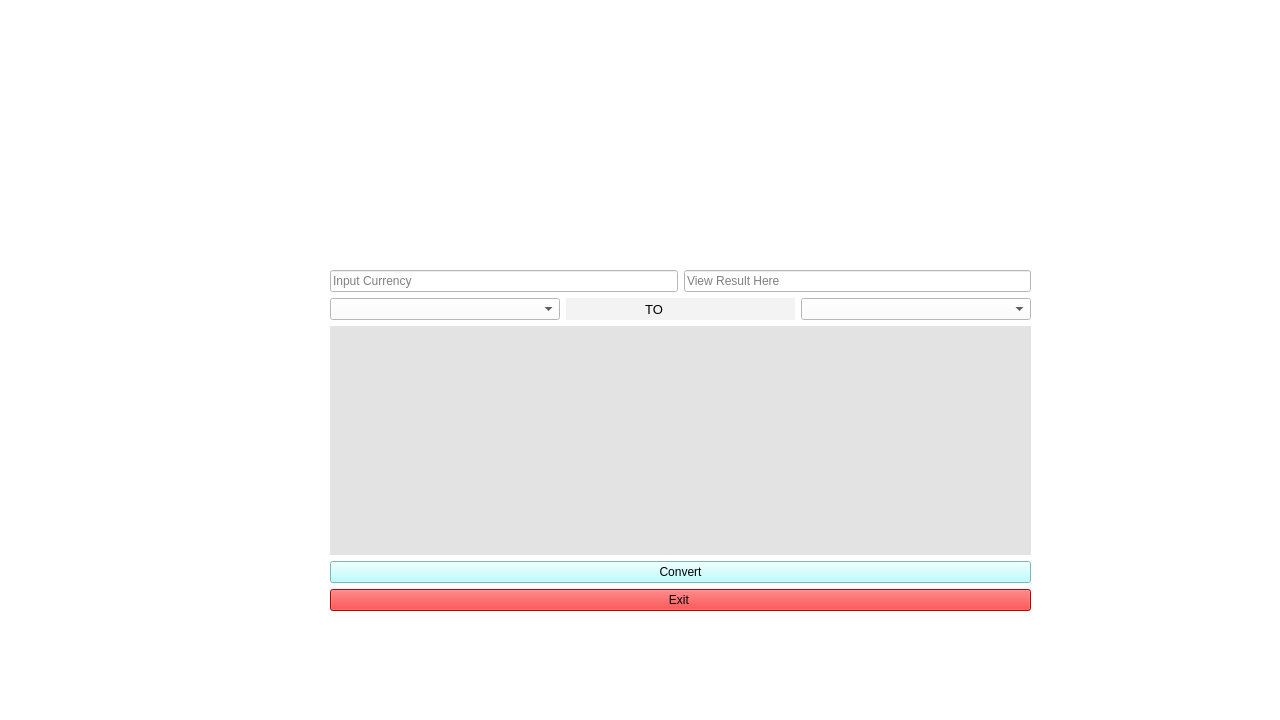
<?xml version="1.0" encoding="UTF-8"?>
<ui version="4.0">
 <class>MainWindow</class>
 <widget class="QMainWindow" name="MainWindow">
  <property name="geometry">
   <rect>
    <x>0</x>
    <y>0</y>
    <width>1280</width>
    <height>720</height>
   </rect>
  </property>
  <property name="windowTitle">
   <string>Currency Converter</string>
  </property>
  <property name="styleSheet">
   <string notr="true">background-color:#FFFFFF</string>
  </property>
  <widget class="QWidget" name="centralwidget">
   <widget class="QLabel" name="label">
    <property name="geometry">
     <rect>
      <x>100</x>
      <y>10</y>
      <width>401</width>
      <height>61</height>
     </rect>
    </property>
    <property name="styleSheet">
     <string notr="true">background-color: rgba(0,0,0,0%)</string>
    </property>
    <property name="text">
     <string>&lt;html&gt;&lt;head/&gt;&lt;body&gt;&lt;p align=&quot;center&quot;&gt;&lt;span style=&quot; font-size:26pt; font-weight:700; font-style:italic; color:#ffffff;&quot;&gt;K-Universal Exchnage&lt;/span&gt;&lt;/p&gt;&lt;/body&gt;&lt;/html&gt;</string>
    </property>
    <property name="textFormat">
     <enum>Qt::MarkdownText</enum>
    </property>
    <property name="scaledContents">
     <bool>true</bool>
    </property>
    <property name="wordWrap">
     <bool>true</bool>
    </property>
   </widget>
   <widget class="QLabel" name="label_5">
    <property name="geometry">
     <rect>
      <x>30</x>
      <y>230</y>
      <width>171</width>
      <height>20</height>
     </rect>
    </property>
    <property name="styleSheet">
     <string notr="true">background-color: rgba(0,0,0,0%)</string>
    </property>
    <property name="text">
     <string/>
    </property>
   </widget>
   <widget class="QLabel" name="label_6">
    <property name="geometry">
     <rect>
      <x>480</x>
      <y>80</y>
      <width>91</width>
      <height>21</height>
     </rect>
    </property>
    <property name="styleSheet">
     <string notr="true">background-color: rgba(0,0,0,0%)</string>
    </property>
    <property name="text">
     <string>&lt;html&gt;&lt;head/&gt;&lt;body&gt;&lt;p&gt;&lt;span style=&quot; font-size:11pt; font-style:italic; color:#ffffff;&quot;&gt;Currency Info&lt;/span&gt;&lt;/p&gt;&lt;/body&gt;&lt;/html&gt;</string>
    </property>
   </widget>
   <widget class="QLabel" name="label_7">
    <property name="geometry">
     <rect>
      <x>10</x>
      <y>0</y>
      <width>81</width>
      <height>71</height>
     </rect>
    </property>
    <property name="styleSheet">
     <string notr="true">background-color: rgba(0,0,0,0%)</string>
    </property>
    <property name="text">
     <string/>
    </property>
   </widget>
   <widget class="QWidget" name="">
    <property name="geometry">
     <rect>
      <x>330</x>
      <y>270</y>
      <width>701</width>
      <height>341</height>
     </rect>
    </property>
    <layout class="QVBoxLayout" name="verticalLayout_3">
     <item>
      <layout class="QVBoxLayout" name="verticalLayout_2">
       <item>
        <layout class="QHBoxLayout" name="horizontalLayout_2">
         <item>
          <widget class="QLineEdit" name="lineEdit_3">
           <property name="placeholderText">
            <string>Input Currency</string>
           </property>
          </widget>
         </item>
         <item>
          <widget class="QLineEdit" name="lineEdit_2">
           <property name="cursor">
            <cursorShape>ForbiddenCursor</cursorShape>
           </property>
           <property name="readOnly">
            <bool>true</bool>
           </property>
           <property name="placeholderText">
            <string>View Result Here</string>
           </property>
          </widget>
         </item>
        </layout>
       </item>
       <item>
        <layout class="QHBoxLayout" name="horizontalLayout_3">
         <item>
          <widget class="QComboBox" name="comboBox"/>
         </item>
         <item>
          <widget class="QLabel" name="label_2">
           <property name="font">
            <font>
             <pointsize>10</pointsize>
            </font>
           </property>
           <property name="styleSheet">
            <string notr="true">background-color: rgba(224,225,224,100);
text-align: center;</string>
           </property>
           <property name="text">
            <string>                      TO</string>
           </property>
          </widget>
         </item>
         <item>
          <widget class="QComboBox" name="comboBox_2"/>
         </item>
        </layout>
       </item>
      </layout>
     </item>
     <item>
      <layout class="QVBoxLayout" name="verticalLayout">
       <item>
        <widget class="QLabel" name="label_3">
         <property name="font">
          <font>
           <family>Bahnschrift SemiBold</family>
           <bold>true</bold>
          </font>
         </property>
         <property name="cursor">
          <cursorShape>PointingHandCursor</cursorShape>
         </property>
         <property name="styleSheet">
          <string notr="true">
background-color: rgb(227, 227, 227);</string>
         </property>
         <property name="text">
          <string/>
         </property>
         <property name="wordWrap">
          <bool>true</bool>
         </property>
        </widget>
       </item>
       <item>
        <widget class="QPushButton" name="pushButton">
         <property name="styleSheet">
          <string notr="true">background-color: rgb(170, 255, 255);</string>
         </property>
         <property name="text">
          <string>Convert</string>
         </property>
        </widget>
       </item>
       <item>
        <widget class="QPushButton" name="pushButton_2">
         <property name="styleSheet">
          <string notr="true">background-color: rgb(255, 0, 0);</string>
         </property>
         <property name="text">
          <string>Exit </string>
         </property>
        </widget>
       </item>
      </layout>
     </item>
    </layout>
   </widget>
  </widget>
  <widget class="QMenuBar" name="menubar">
   <property name="geometry">
    <rect>
     <x>0</x>
     <y>0</y>
     <width>1280</width>
     <height>22</height>
    </rect>
   </property>
  </widget>
  <widget class="QStatusBar" name="statusbar"/>
 </widget>
 <resources/>
 <connections>
  <connection>
   <sender>pushButton_2</sender>
   <signal>clicked()</signal>
   <receiver>MainWindow</receiver>
   <slot>close()</slot>
   <hints>
    <hint type="sourcelabel">
     <x>168</x>
     <y>292</y>
    </hint>
    <hint type="destinationlabel">
     <x>145</x>
     <y>290</y>
    </hint>
   </hints>
  </connection>
 </connections>
</ui>
